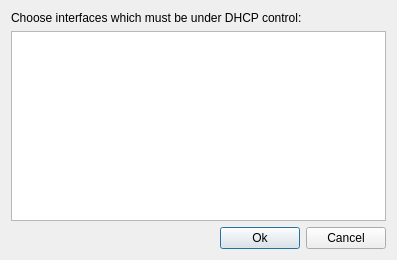
<?xml version="1.0" encoding="UTF-8"?>
<ui version="4.0">
 <class>dhcpClientProperty</class>
 <widget class="QDialog" name="dhcpClientProperty">
  <property name="geometry">
   <rect>
    <x>0</x>
    <y>0</y>
    <width>397</width>
    <height>260</height>
   </rect>
  </property>
  <property name="windowTitle">
   <string>DHCP client property</string>
  </property>
  <layout class="QVBoxLayout" name="verticalLayout">
   <item>
    <widget class="QLabel" name="label">
     <property name="text">
      <string>Choose interfaces which must be under DHCP control: </string>
     </property>
    </widget>
   </item>
   <item>
    <widget class="QListWidget" name="listWidget"/>
   </item>
   <item>
    <layout class="QHBoxLayout" name="horizontalLayout">
     <item>
      <spacer name="horizontalSpacer">
       <property name="orientation">
        <enum>Qt::Horizontal</enum>
       </property>
       <property name="sizeHint" stdset="0">
        <size>
         <width>40</width>
         <height>20</height>
        </size>
       </property>
      </spacer>
     </item>
     <item>
      <widget class="QPushButton" name="btn_ok">
       <property name="text">
        <string>Ok</string>
       </property>
       <property name="icon">
        <iconset resource="../../netemul.qrc">
         <normaloff>:/im/images/ok.png</normaloff>:/im/images/ok.png</iconset>
       </property>
      </widget>
     </item>
     <item>
      <widget class="QPushButton" name="btn_cancel">
       <property name="text">
        <string>Cancel</string>
       </property>
       <property name="icon">
        <iconset resource="../../netemul.qrc">
         <normaloff>:/im/images/not.png</normaloff>:/im/images/not.png</iconset>
       </property>
      </widget>
     </item>
    </layout>
   </item>
  </layout>
 </widget>
 <resources>
  <include location="../../netemul.qrc"/>
 </resources>
 <connections>
  <connection>
   <sender>btn_cancel</sender>
   <signal>clicked()</signal>
   <receiver>dhcpClientProperty</receiver>
   <slot>reject()</slot>
   <hints>
    <hint type="sourcelabel">
     <x>350</x>
     <y>245</y>
    </hint>
    <hint type="destinationlabel">
     <x>398</x>
     <y>208</y>
    </hint>
   </hints>
  </connection>
 </connections>
</ui>
